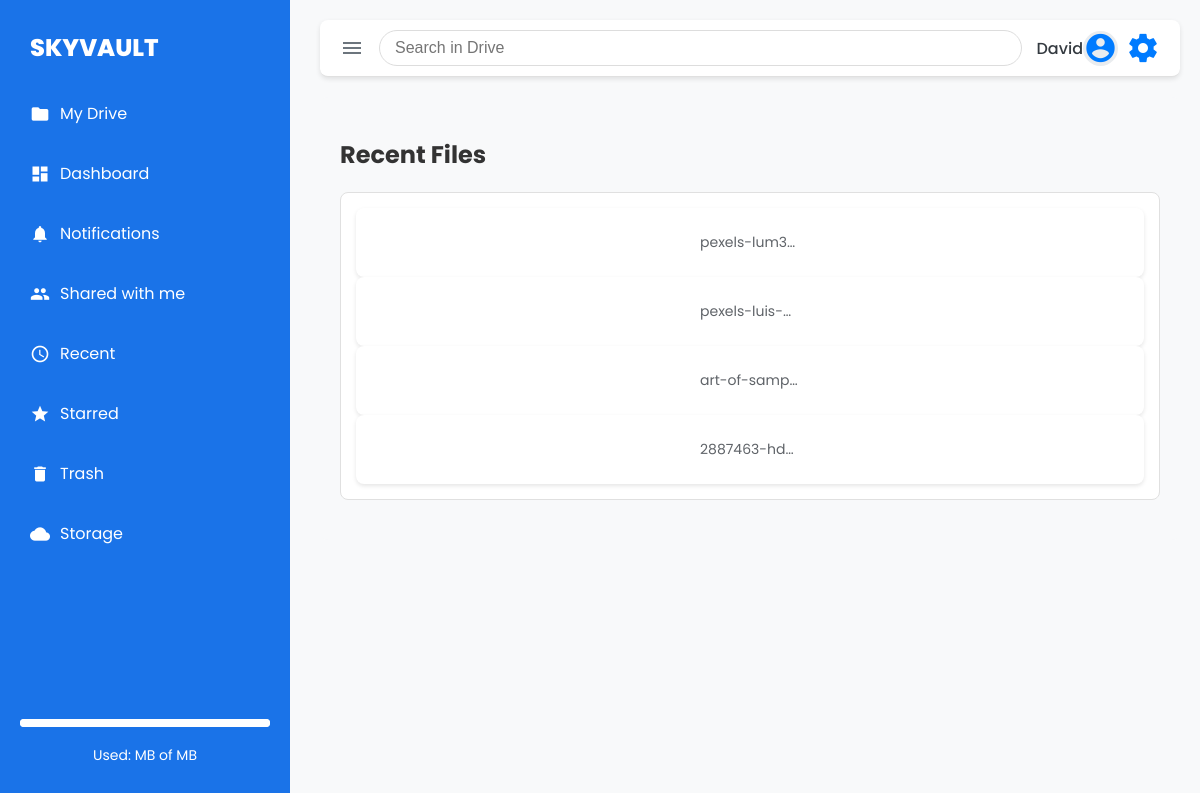
Screenshot of /vault/recent/ (signed in) with the database file from the repository.
### vault/models.py (models this page shows, shortened)
class File(models.Model):
    user = models.ForeignKey(User, on_delete=models.CASCADE)
    folder = models.ForeignKey(Folder, on_delete=models.CASCADE, blank=True, null=True, related_name='files')
    name = models.CharField(max_length=255)
    uploaded_file = models.FileField(upload_to=user_directory_path)
    size = models.PositiveIntegerField()  # Size in bytes
    trashed = models.BooleanField(default=False)
    shared_with = models.ManyToManyField(User, related_name='shared_files', blank=True)
    created_at = models.DateTimeField(auto_now_add=True)
    starred = models.BooleanField(default=False)

### vault/views.py (the view)
# urls.py: path("recent/", views.recent_files, name="recent_files"),
@login_required
def recent_files(request):
    recent_files = File.objects.filter(user=request.user).order_by('-id')[:10]  # Adjust limit as needed
    return render(request, 'vault/recent_files.html', {'files': recent_files})

### templates/vault/recent_files.html (shortened to what this page needs)
{% extends 'base.html' %}
{% block content %}
<h2>Recent Files</h2>
<div class="file-list">
    {% for file in files %}
        <div class="file-item">
            <p>{{ file.name }}</p>
        </div>
    {% empty %}
        <p>No recent files available.</p>
    {% endfor %}
</div>
{% endblock %}

### templates/base.html (shortened to what this page needs)
{% load static %}
<!DOCTYPE html>
<html lang="en">
<head>
    <link rel="stylesheet" href="{% static 'base.css' %}?=v4">
</head>
<body>
    <div class="sidebar" id="sidebar">
        <div class="logo">
            <span class="logo-text">SKYVAULT</span>
        </div>
        <ul>
            <li><a href="{% url 'vault_home' %}"><span class="material-icons">folder</span> My Drive</a></li>
            <li><a href="{% url 'dashboard' %}"><span class="material-icons">dashboard</span> Dashboard</a></li>
            <li><a href="{% url 'notification_list' %}"><span class="material-icons">notifications</span> Notifications</a></li>
            <li><a href="{% url 'shared_view' %}"><span class="material-icons">people</span> Shared with me</a></li>
            <li><a href="{% url 'recent_files' %}"><span class="material-icons">access_time</span> Recent</a></li>
            <li><a href="{% url 'starred_files' %}"><span class="material-icons">star</span> Starred</a></li>
            <li><a href="{% url 'trash_view' %}"><span class="material-icons">delete</span> Trash</a></li>
            <li><a href="{% url 'storage_info' %}"><span class="material-icons">cloud</span> Storage</a></li>
        </ul>
        <div class="storage-info">
            <progress value="{{ used_percentage }}" max="100"></progress>
            <p>Used: {{ total_storage|floatformat:2 }} MB of {{ max_storage }} MB</p>
        </div>
    </div>
    <div class="main-content">
        <div class="top-bar">
            <span class="material-icons hamburger" onclick="toggleSidebar()">menu</span>
            <input type="text" placeholder="Search in Drive" class="search-input">
            <div class="profile">
              <a href="{% url 'profile_view' %}">
                  <span>{{ user.username }}</span>
                  {% if user_profile.profile_picture %}
                      <img src="{{ user_profile.profile_picture.url }}" alt="Profile Picture" class="avatar">
                  {% else %}
                      <span class="material-icons avatar">account_circle</span>
                  {% endif %}
              </a>
              <a href="{% url 'update_profile_view' %}">
                  <span class="material-icons">settings</span>
              </a>
          </div>
        </div>
        <div class="content">
            {% block content %}{% endblock %}
        </div>
    </div>
</body>
</html>

### static/base.css (style rules this page uses)
body { font-family: 'Poppins', sans-serif; color: #333; margin: 0; display: flex; background-color: #F8F9FA; }
.sidebar { width: 250px; background-color: #1a73e8; color: #ffffff; padding: 20px; display: flex; flex-direction: column; position: fixed; top: 0; bottom: 0; transition: width 0.3s; }
.logo { display: flex; align-items: center; justify-content: left; margin: 10px; }
.logo-text { font-size: 24px; font-weight: 800; color: #ffffff; transition: font-size 0.4s; }
.sidebar ul { list-style: none; padding: 0; }
.sidebar ul li { margin-bottom: 15px; }
.sidebar ul li a { color: #ffffff; text-decoration: none; display: flex; align-items: center; font-size: 16px; padding: 10px; border-radius: 8px; transition: background-color 0.2s; }
.sidebar ul li a .material-icons { margin-right: 10px; font-size: 20px; }
.sidebar .storage-info { margin-top: auto; text-align: center; color: #ffffff; }
.sidebar .storage-info p { font-size: 14px; }
.sidebar .storage-info progress { width: 100%; height: 8px; -webkit-appearance: none; appearance: none; background-color: #ffffff; border-radius: 4px; }
.main-content { margin-left: 300px; width: calc(100% - 300px); padding: 10px; transition: margin-left 0.3s, width 0.3s; background-color: #ffffff; }
.top-bar { display: flex; justify-content: space-between; align-items: center; padding: 10px 20px; background-color: #ffffff; border-bottom: 1px solid #e0e0e0; }
.hamburger { display: none; font-size: 28px; cursor: pointer; color: #5f6368; }
.profile { display: flex; align-items: center; gap: 10px; color: #5f6368; }
.avatar { width: 42px; height: 42px; border-radius: 50%; background-color: #d1d3d4; }
.search-input { border: 1px solid #d1d3d4; border-radius: 20px; padding: 10px; width: 50%; font-size: 14px; }
.content { background-color: #f8f9fa; padding: 20px; border-radius: 8px; }
.quick-access, .file-list { background-color: #ffffff; border: 1px solid #e0e0e0; border-radius: 8px; padding: 15px; margin-bottom: 20px; }
.file-item { display: flex; flex-direction: column; align-items: center; background-color: #ffffff; padding: 10px; border-radius: 8px; box-shadow: 0 2px 4px rgba(0, 0, 0, 0.1); transition: background-color 0.3s; cursor: pointer; }
.file-item p { font-size: 14px; color: #5f6368; white-space: nowrap; overflow: hidden; text-overflow: ellipsis; max-width: 100px; }
.main-content { display: flex; flex-direction: column; padding: 20px; background-color: #f8f9fa; }
.top-bar { display: flex; align-items: center; justify-content: space-between; padding: 10px 20px; background-color: #ffffff; box-shadow: 0 2px 5px rgba(0, 0, 0, 0.1); border-radius: 8px; margin-bottom: 20px; }
.hamburger { font-size: 24px; cursor: pointer; color: #6c757d; }
.search-input { flex: 1; padding: 8px 15px; margin: 0 15px; border: 1px solid #ddd; border-radius: 20px; outline: none; font-size: 16px; }
.profile { display: flex; align-items: center; gap: 8px; }
.profile a { text-decoration: none; font-size: 16px; color: #343a40; font-weight: 500; display: flex; align-items: center; }
.avatar { width: 35px; height: 35px; border-radius: 50%; object-fit: cover; display: flex; align-items: center; justify-content: center; background-color: #e9ecef; }
.profile .material-icons { font-size: 34px; color: #007bff; display: flex; align-items: center; justify-content: center; cursor: pointer; transition: color 0.3s ease; }
.profile .material-icons, .avatar { display: flex; align-items: center; justify-content: center; }

### rows the page displays
File: name "pexels-lum3…"
File: name "pexels-luis-…"
File: name "art-of-samp…"
File: name "2887463-hd…"

### other values shown
{{ user.username }} "David"
